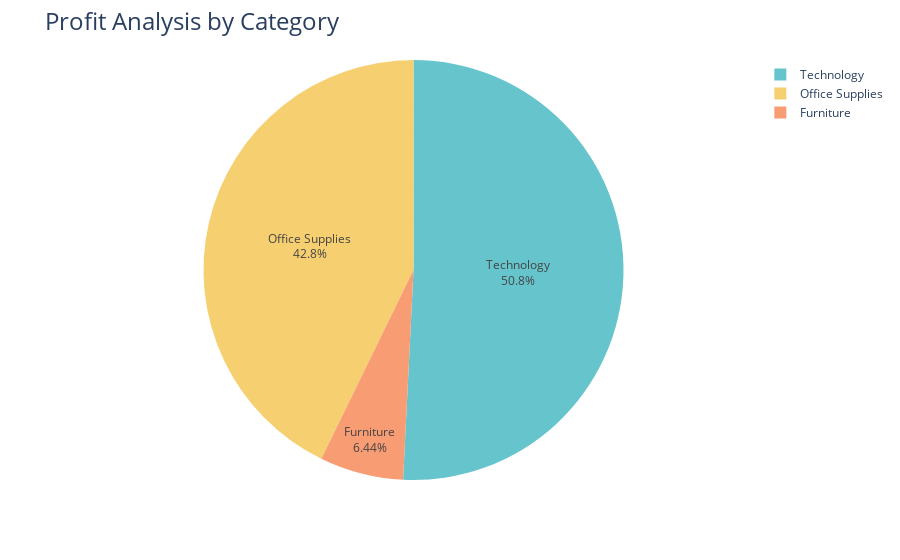

Notebook source saved alongside this figure:
### Markdown cell above
# 5.1 Analyze the Profit by Category

### Code cell
profit_by_category = data.groupby('Category')['Profit'].sum().reset_index()

fig = px.pie(profit_by_category, 
             values='Profit', 
             names='Category', 
             hole=0, 
             color_discrete_sequence=px.colors.qualitative.Pastel)

fig.update_traces(textposition='inside', textinfo='percent+label')
fig.update_layout(title_text='Profit Analysis by Category', title_font=dict(size=24))

fig.show()

### Figure 1 — Plotly figure (JSON) as saved in the notebook; plotly's stock layout.template omitted (floating-point values rounded to 4 significant figures)
{"data": [{"domain": {"x": [0, 1], "y": [0, 1]}, "hole": 0, "hovertemplate": "Category=%{label}<br>Profit=%{value}<extra></extra>", "labels": ["Furniture", "Office Supplies", "Technology"], "legendgroup": "", "name": "", "showlegend": true, "textinfo": "percent+label", "textposition": "inside", "type": "pie", "values": [18450.0, 122500.0, 145500.0]}], "layout": {"autosize": true, "legend": {"tracegroupgap": 0}, "margin": {"t": 60}, "piecolorway": ["rgb(102, 197, 204)", "rgb(246, 207, 113)", "rgb(248, 156, 116)", "rgb(220, 176, 242)", "rgb(135, 197, 95)", "rgb(158, 185, 243)", "rgb(254, 136, 177)", "rgb(201, 219, 116)", "rgb(139, 224, 164)", "rgb(180, 151, 231)", "rgb(179, 179, 179)"], "title": {"font": {"size": 24}, "text": "Profit Analysis by Category"}}}
